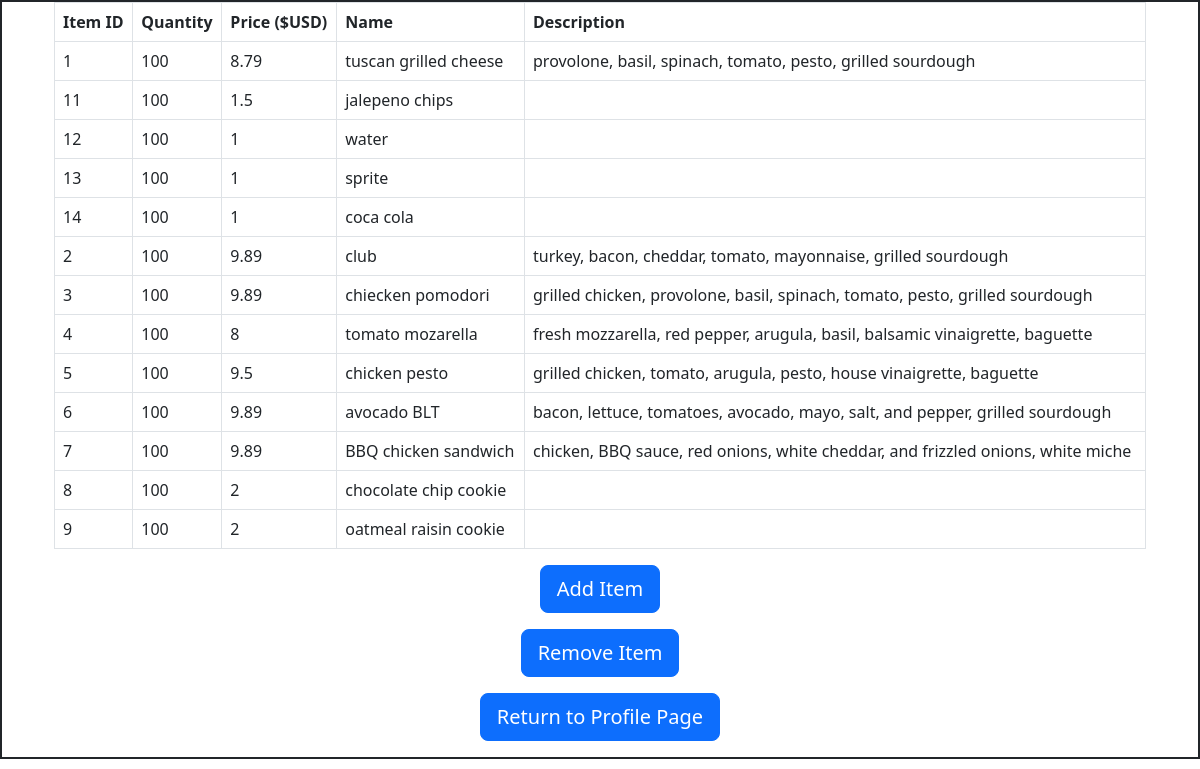
The page /items.php on the database its author committed.
### tables this page shows
CREATE TABLE `items` (
  `item_id` varchar(36) NOT NULL,
  `item_inventory` int(11) NOT NULL,
  `item_price` float DEFAULT NULL,
  `item_name` varchar(30) NOT NULL,
  `item_description` varchar(100) DEFAULT NULL
);

### items.php (the view, shortened to what this page needs)
<head>
    <link href="https://cdn.jsdelivr.net/npm/bootstrap@5.2.3/dist/css/bootstrap.min.css" rel="stylesheet">
</head>
<body>
        <div style="border-style: solid; border-width: 2px; text-align: center">
        <div class = "container">
            <?php
              include 'connection.php';
                $sql = "SELECT * FROM `items`";
                $res = $conn->query($sql);
                echo '<form method="post" action="items.php">';
                echo '<div class="container table-responsive">';
                echo '<table class="table table-bordered">';
                echo '<thead>';
                echo "<tr>";
                echo "<th>" . "Item ID" . "</th>";
                echo "<th>" . "Quantity" . "</th>";
                echo "<th>" . "Price (\$USD)" . "</th>";
                echo "<th>" . "Name" . "</th>";
                echo "<th>" . "Description" . "</th>";
                echo "</tr>";
                echo '</thead>';
                echo '<tbody>';
                $items = [];
                while ($row = mysqli_fetch_array($res)) {
                    array_push($items, $row['item_id']);
                    if ($row['item_description'] != "No longer available"){
                        echo "<tr>";
                        echo "<td>" . $row['item_id'] . "</td>";
                        echo "<td>" . $row['item_inventory'] . "</td>";
                        echo "<td>" . $row['item_price'] . "</td>";
                        echo "<td>" . $row['item_name'] . "</td>";
                        echo "<td>" . $row['item_description'] . "</td>";
                        echo "</tr>";
                    }
                }
                echo "</tbody></table></div>";
            ?>
            <form class = "form-signin" action = "<?php echo htmlspecialchars($_SERVER['PHP_SELF']);?> " method = "post">
            <button class = "btn btn-lg btn-primary btn-block" type = "submit"
                name = "add_item">Add Item</button>
            </form>
            <form class = "form-signin" action = "<?php echo htmlspecialchars($_SERVER['PHP_SELF']);?> " method = "post">
            <button class = "btn btn-lg btn-primary btn-block" type = "submit"
                name = "remove_items">Remove Item</button>
            </form>
            <form class = "form-signin" action = "<?php echo htmlspecialchars($_SERVER['PHP_SELF']);?> " method = "post">
            <button class = "btn btn-lg btn-primary btn-block" type = "submit"
                name = "admin_back">Return to Profile Page</button>
            </form>
        </div>
    </div>
</body>
</html>

### rows shown on the page
items: item_id "1", item_inventory "100", item_price "8.79", item_name "tuscan grilled cheese", item_description "provolone, basil, spinach, tomato, pesto, grilled sourdough"
items: item_id "11", item_inventory "100", item_price "1.5", item_name "jalepeno chips"
items: item_id "12", item_inventory "100", item_price "1", item_name "water"
items: item_id "13", item_inventory "100", item_price "1", item_name "sprite"
items: item_id "14", item_inventory "100", item_price "1", item_name "coca cola"
items: item_id "2", item_inventory "100", item_price "9.89", item_name "club", item_description "turkey, bacon, cheddar, tomato, mayonnaise, grilled sourdough"
items: item_id "3", item_inventory "100", item_price "9.89", item_name "chiecken pomodori", item_description "grilled chicken, provolone, basil, spinach, tomato, pesto, grilled sourdough"
items: item_id "4", item_inventory "100", item_price "8", item_name "tomato mozarella", item_description "fresh mozzarella, red pepper, arugula, basil, balsamic vinaigrette, baguette"
items: item_id "5", item_inventory "100", item_price "9.5", item_name "chicken pesto", item_description "grilled chicken, tomato, arugula, pesto, house vinaigrette, baguette"
items: item_id "6", item_inventory "100", item_price "9.89", item_name "avocado BLT", item_description "bacon, lettuce, tomatoes, avocado, mayo, salt, and pepper, grilled sourdough"
items: item_id "7", item_inventory "100", item_price "9.89", item_name "BBQ chicken sandwich", item_description "chicken, BBQ sauce, red onions, white cheddar, and frizzled onions, white miche"
items: item_id "8", item_inventory "100", item_price "2", item_name "chocolate chip cookie"
items: item_id "9", item_inventory "100", item_price "2", item_name "oatmeal raisin cookie"
